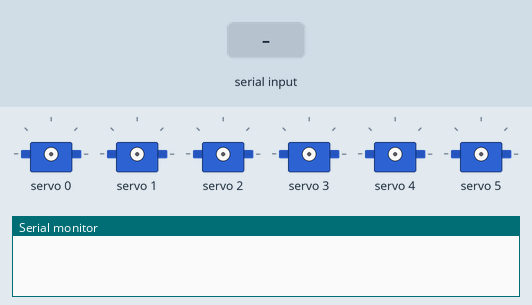
Bench run of a sketch on a simulated Arduino Uno, built with avr-gcc and run on an emulated ATmega328P. On the bench: 6 × servo, the last lines printed to the serial monitor. Inputs (shaded band) come from the test bench.

Above: at 1.2 s.
1.3 s: "90,45,200,10\n" received over Serial
2.8 s: "30,150,10,200\n" received over Serial
At 3.5 s:
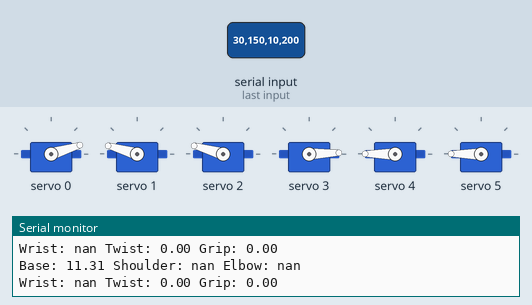
Timing chart, 0 to 5.8 s (numbered marks = the images above; inputs shaded):
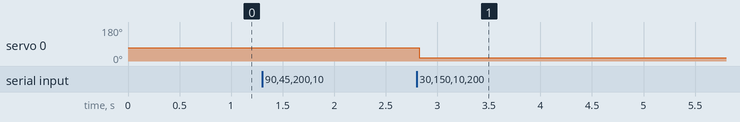

The sketch:

pyro_code_test.ino
```cpp
#include <Servo.h>
#include <math.h>
#include <AFMotor.h>
#include <Wire.h>
#include <Adafruit_PWMServoDriver.h> // Libraries for the servo shield

// Define SERVOMIN and MAX values for each servo; out of 4096
#define SERVOMIN_BASE 150
#define SERVOMAX_BASE 610
#define SERVOMIN_SHOULDER 550
#define SERVOMAX_SHOULDER 160
#define SERVOMIN_ELBOW 190
#define SERVOMAX_ELBOW 600
#define SERVOMIN_WRIST 140
#define SERVOMAX_WRIST 600
#define SERVOMIN_TWIST 700
#define SERVOMAX_TWIST 170
#define SERVOMIN_GRIP 700
#define SERVOMAX_GRIP 450

// Initiate a Servo Shield object; uses the default address 0x40
Adafruit_PWMServoDriver pwm = Adafruit_PWMServoDriver();

// Define constants and variables for lengths and angles || Inches for lengths and degrees for angles

double x = 3.0; // Initial xyz position
double y = 0;
double z = 5.0;
double radius = sqrt(pow(x, 2) + pow(y, 2));
double length1 = 2.5; // length from base to shoulder
double length2 = 5.75; // length from shoulder to elbow
double length3 = 7.375; // length from elbow to wrist
double length4 = 3.375; // length from wrist to tip of gripper
double length5 = sqrt(pow(radius, 2) + pow((z - length1), 2)); // hypotenuse length

// Define angles
double base_angle = degrees(atan2(x, y));
double angle6 = degrees(acos((pow(length2, 2) + pow(length5, 2) - pow(length3, 2))/(2*length2*length5)));
double angle7 = degrees(atan2((z - length1), radius));
double shoulder_angle = (angle6 + angle7); // This is angle 2 in diagram
double elbow_angle = degrees(acos((pow(length2, 2) + pow(length3, 2) - pow(length5, 2))/(2*length2*length3))); // This is angle 3 in diagram
double orientation_angle = 0; // This is angle 5 in the diagram
double twist_angle = 0;
double grip_angle = 0;
double angle8 = degrees(acos((pow(length3, 2) + pow(length5, 2) - pow(length2, 2))/(2*length3*length5)));
double angle9 = (90 - angle7);
double angle10 = (90 - orientation_angle);
double wrist_angle = (angle8 + angle9 + angle10); // This is angle 4 in diagram

// Set up digital pins for switches & buttons
int button1_pin = 2;
int button2_pin = 3;
int button3_pin = 4;
int button4_pin = 5;
int button5_pin = 6;
int slide_pin = 7;

void setup()
{
  Serial.begin(9600);
  pwm.begin();
  pwm.setPWMFreq(60); // Maximum PWM frequency

  //Save I2C bitrate
  uint8_t twbrbackup = TWBR;
  // must be changed after calling Wire.begin() (inside pwm.begin())
  TWBR = 12; // Taken from pwmtest

  pinMode(button1_pin, INPUT);
  pinMode(button2_pin, INPUT);
  pinMode(button3_pin, INPUT);
  pinMode(button4_pin, INPUT);
  pinMode(button5_pin, INPUT);
  pinMode(slide_pin, INPUT);
}

void loop()
{
  while (Serial.available() > 0) {
    // look for the next valid integer in the incoming serial stream:
    int x = Serial.parseFloat();
    // do it again:
    int y = Serial.parseFloat();
    // do it again:
    int z = Serial.parseFloat();
    // do it again:
    int orientation_angle = Serial.parseFloat();

    // look for the newline. That's the end of your sentence:
    if (Serial.read() == '\n') {

      // Perform inverse kinematics calculations
      // Same code from setup without needing to redefine constants or values modified in modes

      double radius = sqrt(pow(x, 2) + pow(y, 2));
      double length5 = sqrt(pow(radius, 2) + pow((z - length1), 2)); // hypotenuse length

      // Define angles
      double base_angle = degrees(atan2(x, y));
      double angle6 = degrees(acos((pow(length2, 2) + pow(length5, 2) - pow(length3, 2))/(2*length2*length5)));
      double angle7 = degrees(atan2((z - length1), radius));
      double shoulder_angle = (angle6 + angle7); // This is angle 2 in diagram
      double elbow_angle = degrees(acos((pow(length2, 2) + pow(length3, 2) - pow(length5, 2))/(2*length3*length2))); // This is angle 3 in diagram
      double angle8 = degrees(acos((pow(length3, 2) + pow(length5, 2) - pow(length2, 2))/(2*length3*length5)));
      double angle9 = (90 - angle7);
      double angle10 = (90 - orientation_angle);
      double wrist_angle = (angle8 + angle9 + angle10); // This is angle 4 in diagram

      // Define pulselengths for the servos
      double pulselength_base = map(base_angle, 0, 180, SERVOMIN_BASE, SERVOMAX_BASE);
      double pulselength_shoulder = map(shoulder_angle, 0, 180, SERVOMIN_SHOULDER, SERVOMAX_SHOULDER);
      double pulselength_elbow = map(elbow_angle - 90, 0, 180, SERVOMIN_SHOULDER, SERVOMAX_SHOULDER);
      double pulselength_wrist = map(wrist_angle - 90, 0, 180, SERVOMIN_WRIST, SERVOMAX_WRIST);
      double pulselength_twist = map(twist_angle, 0, 180, SERVOMIN_TWIST, SERVOMAX_TWIST);
      double pulselength_grip = map(grip_angle, 0, 180, SERVOMIN_GRIP, SERVOMAX_GRIP);

      // Print out angles for the different servos
      Serial.print("Base: ");
      Serial.print(base_angle);
      Serial.print(" Shoulder: ");
      Serial.print(shoulder_angle);
      Serial.print(" Elbow: ");
      Serial.println(elbow_angle);
      Serial.print("Wrist: ");
      Serial.print(wrist_angle);
      Serial.print(" Twist: ");
      Serial.print(twist_angle);
      Serial.print(" Grip: ");
      Serial.println(grip_angle);

      // Move servos to wanted pulselength angles
      pwm.setPWM(0, 0, pulselength_base);
      pwm.setPWM(1, 0, pulselength_shoulder);
      pwm.setPWM(2, 0, pulselength_elbow);
      pwm.setPWM(3, 0, pulselength_wrist);
      pwm.setPWM(4, 0, pulselength_twist);
      pwm.setPWM(5, 0, pulselength_grip);
  }
  }
}
```

Measured:
- after the input at 2.8 s, servo 0: 70° → 17° at once
